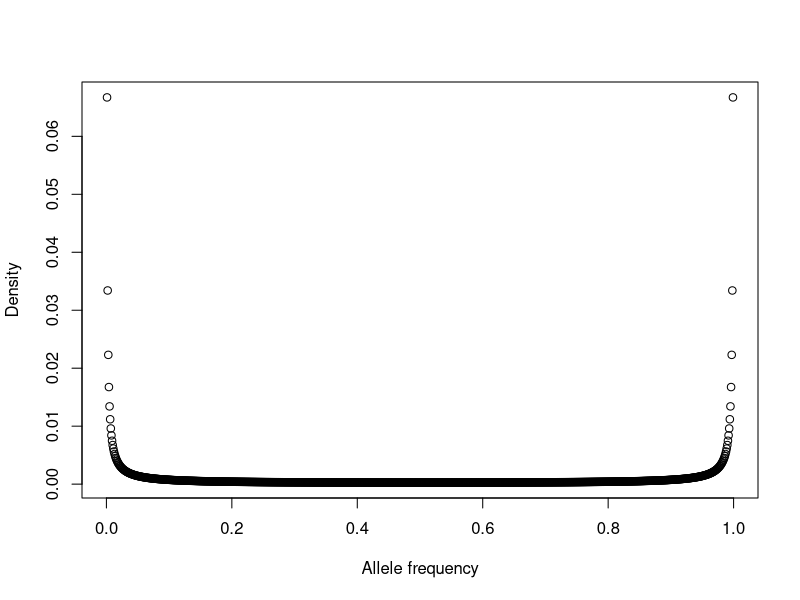

R code for this plot:
###R-code to simulate allele frequencies under the infinite-alleles model with neutrality
####Effective population size####
Ne<-20000
####Mutation rate####
u<-10^-8
####Calculate theta####
theta<-4*Ne*u
n1<-seq(0.001,0.999,by=0.001)
myfunction<- function(x){
	hi<-(x^(theta-1))*((1-x)^(theta-1))
	return(hi)
}
distro<-myfunction(n1)
sum<-0
for(i in 1:999){sum<-sum+distro[i]}
distro_x<-distro/sum
pdf(file="Frequency_distribution.pdf")
plot(n1,distro_x,xlab="Allele frequency",ylab="Density")
dev.off()
distro_rounded<-round(distro,digits=0)
sim<-NULL
for(i in 1:999){sim<-append(sim,rep((0.001*i),distro_rounded[i]))}
write(sim,file="./frequency_distribution.csv",sep=',')
